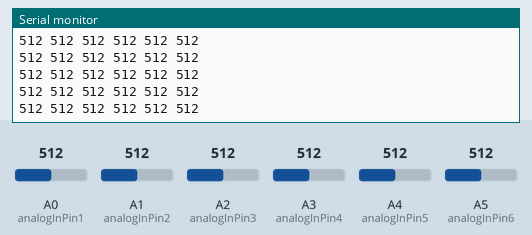
A sketch run on a simulated Arduino Uno, built with avr-gcc and run on an emulated ATmega328P. On the bench: the last lines printed to the serial monitor. The inputs (shaded band) are chosen by the test bench; at power-on: A0 (analogInPin1) = 512, A1 (analogInPin2) = 512, A2 (analogInPin3) = 512, A3 (analogInPin4) = 512, A4 (analogInPin5) = 512, A5 (analogInPin6) = 512.

Above: at 7.2 s.
7.3 s: A0 (analogInPin1) set to 104
At 7.62 s:
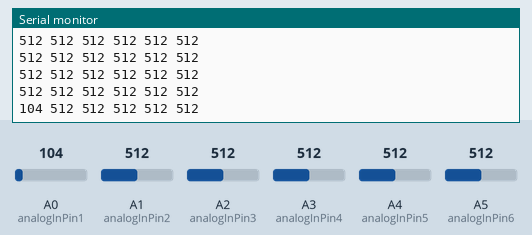
10.3 s: A0 (analogInPin1) set to 88
At 10.44 s:
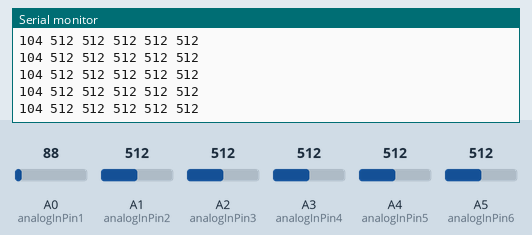
Timing chart, 0 to 12.8 s (numbered marks = the images above; inputs shaded):
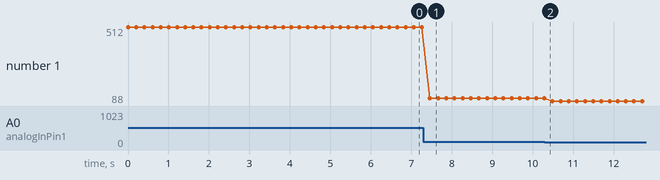

The sketch:

AnalogIn.ino
```cpp
const int analogInPin1 = A0;// Analog input pin that the potentiometer is attached to
const int analogInPin2 = A1;
const int analogInPin3 = A2;
const int analogInPin4 = A3;
const int analogInPin5 = A4;
const int analogInPin6 = A5;


int sensorValue1 = 0;
int sensorValue2 = 0;
int sensorValue3 = 0;
int sensorValue4 = 0;
int sensorValue5 = 0;
int sensorValue6 = 0;


void setup() {
  // initialize serial communications at 9600 bps:
  Serial.begin(9600);
}

void loop() {
  // read the analog in value:
  sensorValue1 = analogRead(analogInPin1);
  sensorValue2 = analogRead(analogInPin2);
  sensorValue3 = analogRead(analogInPin3);
  sensorValue4 = analogRead(analogInPin4);
  sensorValue5 = analogRead(analogInPin5);
  sensorValue6 = analogRead(analogInPin6);

  Serial.print(sensorValue1);
  Serial.print(" ");

  Serial.print(sensorValue2);
  Serial.print(" ");

  Serial.print(sensorValue3);
  Serial.print(" ");

  Serial.print(sensorValue4);
  Serial.print(" ");

  Serial.print(sensorValue5);
  Serial.print(" ");

  Serial.print(sensorValue6);
  Serial.println(" ");

  delay(200);
}
```

Measured:
- after the input at 7.3 s, the serial monitor: prints a new line after 0.16 s (image 1)
- plotted number 1: 512 → 104 after the input at 7.3 s, 104 → 88 after the input at 10.3 s
